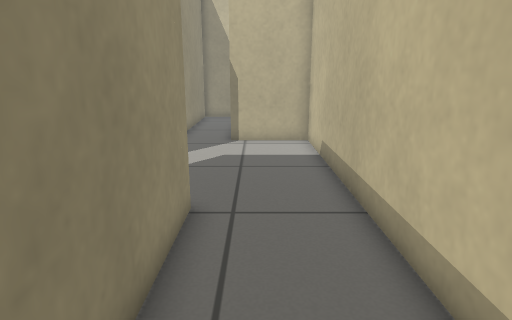
View 1 (above)

13 first-person views from a walk through a world built for the Gazebo simulator. The camera is 0.74 m above the floor, tilts 14° down and sees 75° across. The floor is counted in squares, 0.25 m on a side. Each view is taken from the middle of a square. On the plan, view 1 faces up. The plan holds only what a view shows up to about 20 squares ahead; the rest is blank.

View 2
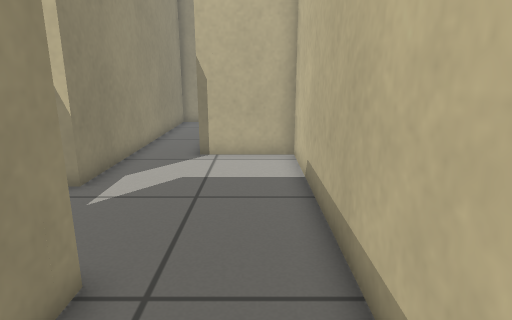

View 3
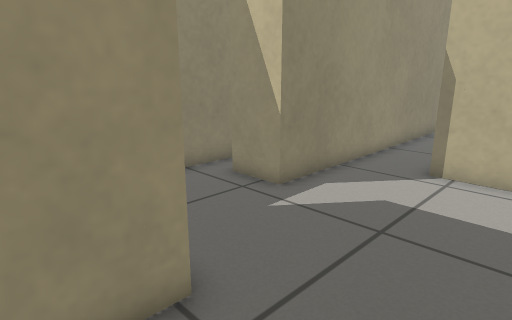

View 4
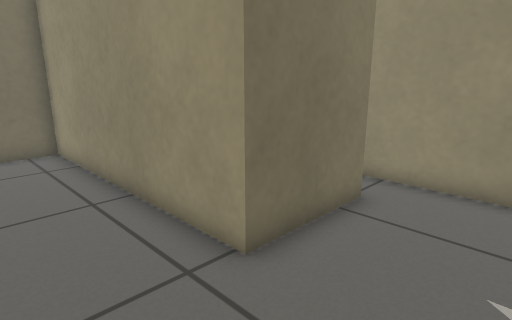

View 5
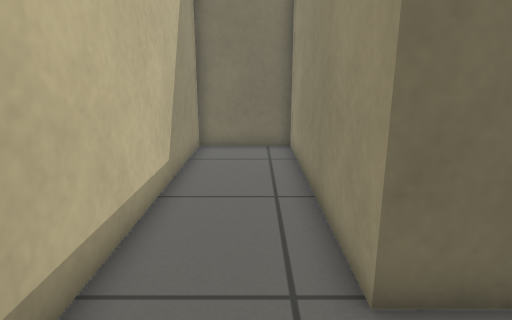

View 6
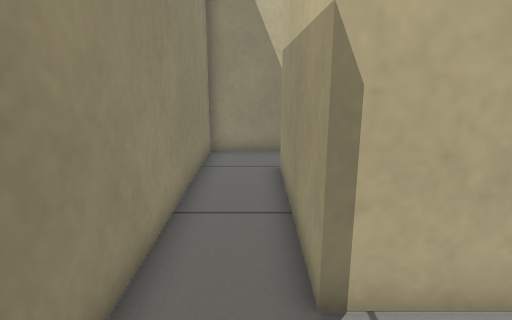

View 7
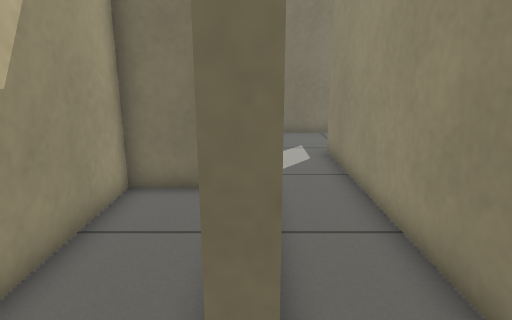

View 8
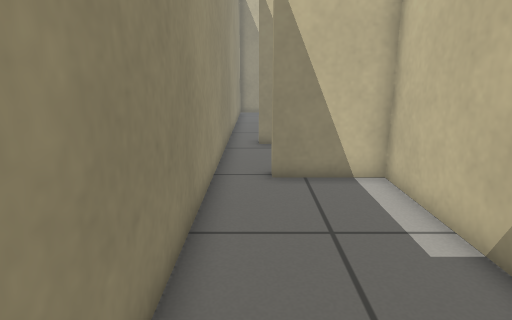

View 9
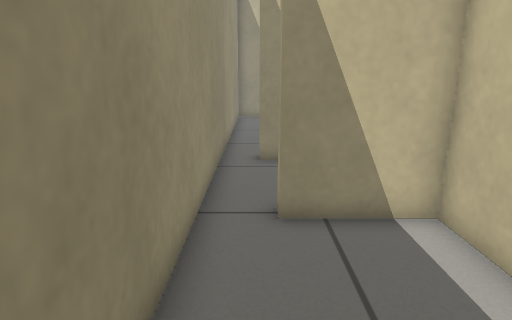

View 10
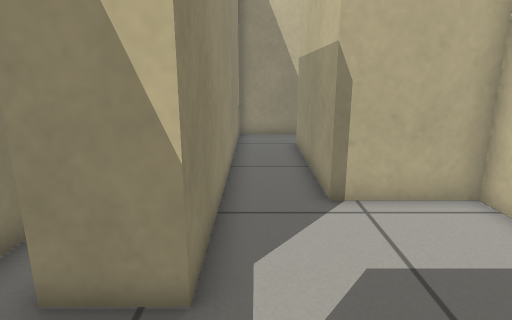

View 11
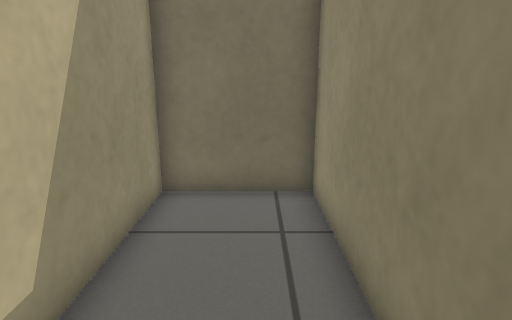

View 12
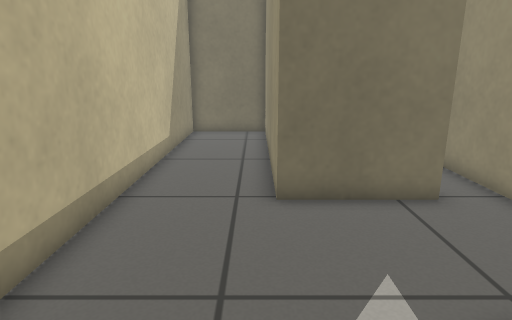

View 13
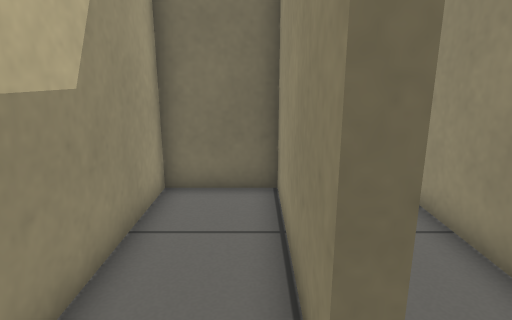

### Floor plan
Ten units are one square. View 1 is at (0, 0); x grows to the right and y downward. Boxes are objects, and circles mark ways between rooms. Rooms are numbered by the first view taken in them; rooms with no view inside come last. Other rooms are left out.
<svg viewBox="-78 -259 108 298">
<path fill="none" stroke="#000" d="M-55 -72 -15 -72 -15 34 25 34 25 -157 -12 -157 -12 -227M-7 -254 -39 -254 -39 -118 -59 -118M-12 -227 -6 -227 -6 -163 25 -163 25 -222M-21 -15 -21 -66 -55 -66 -55 -72M-73 -76 -73 16M-73 -130 -73 -76"/>
<circle cx="-10" cy="-240" r="3" fill="#2a7"/>
<circle cx="-45" cy="-95" r="3" fill="#2a7"/>
<circle cx="-60" cy="-70" r="3" fill="#2a7"/>
<text x="-10" y="-90">1</text>
<text x="10" y="-210">2</text>
<text x="-50" y="-20">3</text>
<text x="-60" y="-100">4</text>
</svg>
Room 1 opens to room 2. Room 1 opens to room 4. Room 3 opens to room 4.

Where each view was taken, in squares from view 1:
view 1: 0 up, 0 right, facing up
view 2: 3 up, 1 right, facing up
view 3: 5 up, 2 right, facing up-left
view 4: 11 up, 2 right, facing down-left
view 5: 11 up, 0 right, facing down
view 6: 12 up, 2 left, facing up
view 7: 25 up, 1 left, facing down
view 8: 3 down, 6 left, facing up
view 9: 0 up, 6 left, facing up
view 10: 8 up, 3 left, facing up
view 11: 5 up, 0 right, facing down
view 12: 15 up, 1 left, facing down
view 13: 25 up, 0 right, facing down
